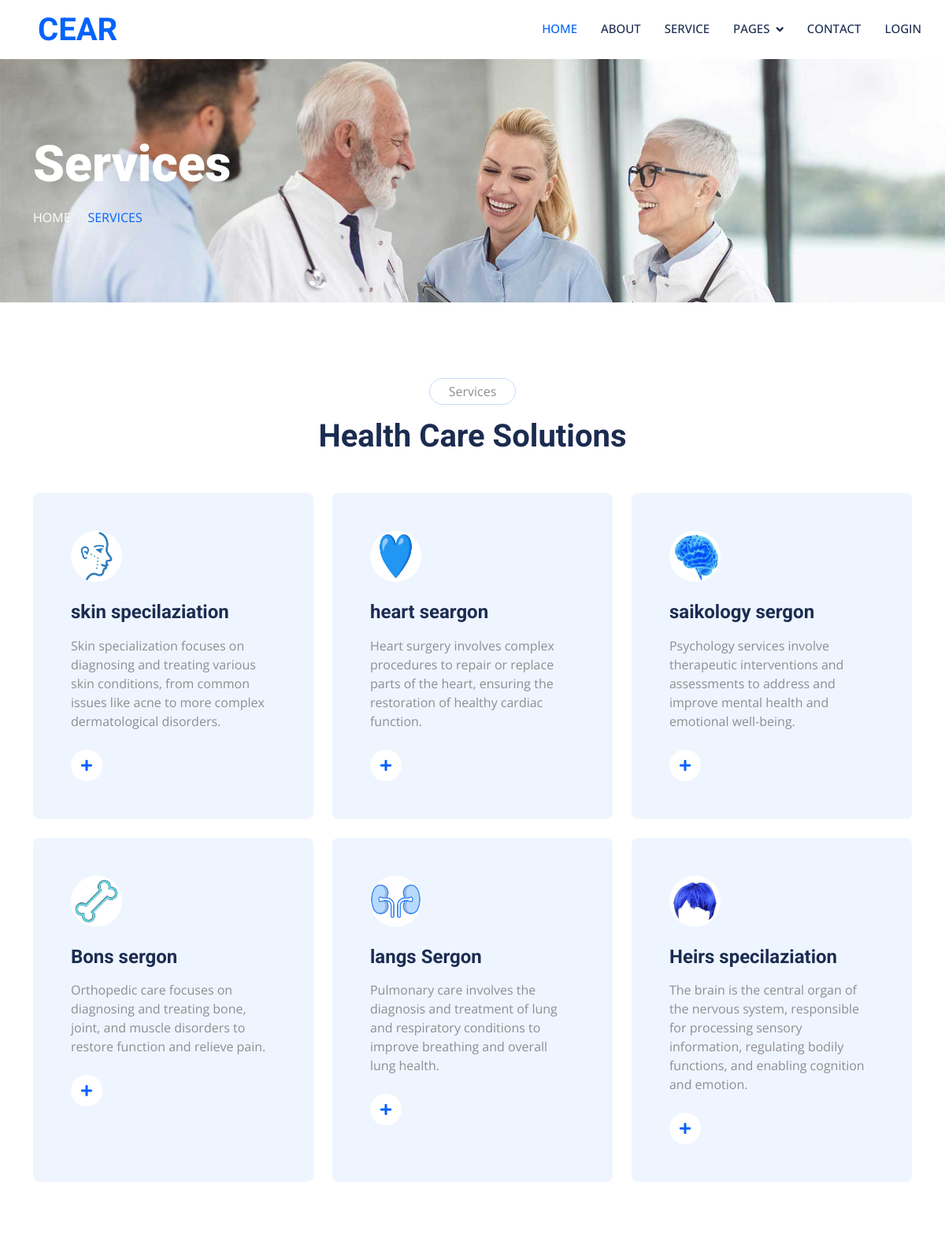
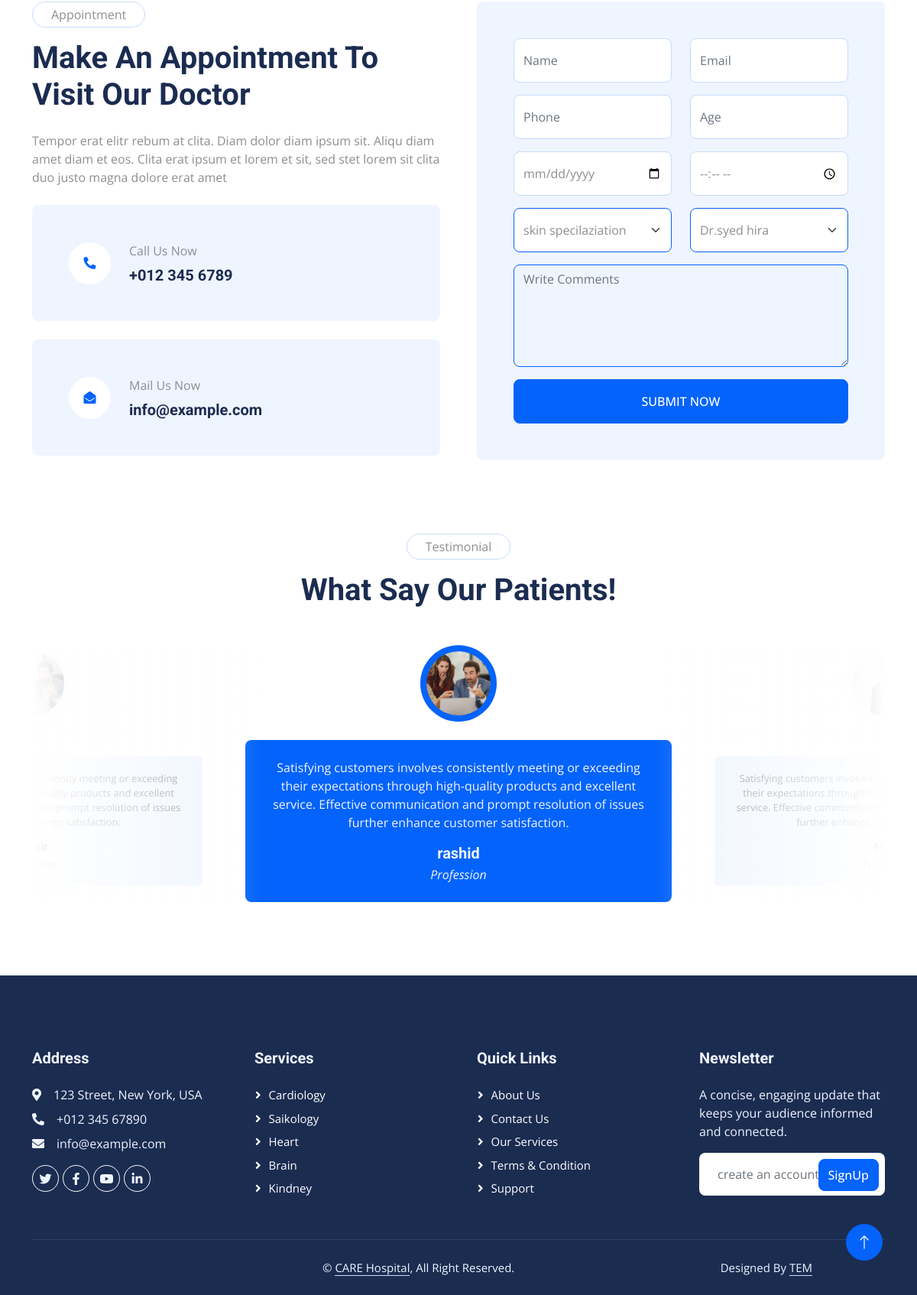
Page /Frontend/service.php on the committed database (2 pictures, top to bottom).
### tables this page shows
CREATE TABLE `categories` (
  `category_id` int(11) NOT NULL,
  `category_name` varchar(255) NOT NULL,
  `category_desc` varchar(255) NOT NULL,
  `c_image` varchar(255) NOT NULL
);

### Frontend/service.php (the view, shortened to what this page needs)
<?php
include 'link.php';
include 'header.php';
?>
    <div class="container-fluid page-header py-5 mb-5 wow fadeIn" data-wow-delay="0.1s">
        <div class="container py-5">
            <h1 class="display-3 text-white mb-3 animated slideInDown">Services</h1>
            <nav aria-label="breadcrumb animated slideInDown">
                <ol class="breadcrumb text-uppercase mb-0">
                    <li class="breadcrumb-item"><a class="text-white" href="index.php">Home</a></li>
                    <li class="breadcrumb-item text-primary active" aria-current="page">Services</li>
                </ol>
            </nav>
        </div>
    </div>
<div class="container-xxl py-5">
    <div class="container">
        <div class="text-center mx-auto mb-5 wow fadeInUp" data-wow-delay="0.1s" style="max-width: 600px;">
            <p class="d-inline-block border rounded-pill py-1 px-4">Services</p>
            <h1>Health Care Solutions</h1>
        </div>
        <div class="row g-4">
            <?php
            $selectquery = "SELECT * FROM categories";
            $query = mysqli_query($cons, $selectquery);
            while ($res = mysqli_fetch_assoc($query)) {
            ?>
                <div class="col-lg-4 col-md-6 wow fadeInUp" data-wow-delay="0.1s">
                    <div class="service-item bg-light rounded h-100 p-5">
                        <div class="d-inline-flex align-items-center justify-content-center bg-white rounded-circle mb-4" style="width: 65px; height: 65px;">
                            <img src="../backend/uploads-images/<?php echo $res['c_image']; ?>" alt="Category Image" style="width: 65px; height: 65px; border-radius: 50%;">
                        </div>
                        <h4 class="mb-3"><?php echo $res['category_name']; ?></h4>
                        <p class="mb-4"><?php echo $res['category_desc']; ?></p>
                        <a class="btn" href="#"><i class="fa fa-plus text-primary me-3"></i></a>
                    </div>
                </div>
            <?php
            }
            ?>
        </div>
    </div>
</div>
 <div class="container-xxl py-5">
        <div class="container">
            <div class="row g-5">
                <div class="col-lg-6 wow fadeInUp" data-wow-delay="0.1s">
                    <p class="d-inline-block border rounded-pill py-1 px-4">Appointment</p>
                    <h1 class="mb-4">Make An Appointment To Visit Our Doctor</h1>
                    <p class="mb-4">Tempor erat elitr rebum at clita. Diam dolor diam ipsum sit. Aliqu diam amet diam et eos. Clita erat ipsum et lorem et sit, sed stet lorem sit clita duo justo magna dolore erat amet</p>
                    <div class="bg-light rounded d-flex align-items-center p-5 mb-4">
                        <div class="d-flex flex-shrink-0 align-items-center justify-content-center rounded-circle bg-white" style="width: 55px; height: 55px;">
                            <i class="fa fa-phone-alt text-primary"></i>
                        </div>
                        <div class="ms-4">
                            <p class="mb-2">Call Us Now</p>
                            <h5 class="mb-0">+012 345 6789</h5>
                        </div>
                    </div>
                    <div class="bg-light rounded d-flex align-items-center p-5">
                        <div class="d-flex flex-shrink-0 align-items-center justify-content-center rounded-circle bg-white" style="width: 55px; height: 55px;">
                            <i class="fa fa-envelope-open text-primary"></i>
                        </div>
                        <div class="ms-4">
                            <p class="mb-2">Mail Us Now</p>
                            <h5 class="mb-0">info@example.com</h5>
                        </div>
                    </div>
                </div>
<?php
include '../backend/db.php';
?>
<div class="col-lg-6 wow fadeInUp" data-wow-delay="0.5s">
    <div class="bg-light rounded h-100 d-flex align-items-center p-5">
            <form action="" method="post">
                <div class="row gy-3 gx-4">
                    <div class="col-12 col-md-6">
                        <input type="text" name="name" class="form-control py-3" placeholder="Name" required>
                    </div>
                    <div class="col-12 col-md-6">
                        <input type="email" name="email" class="form-control py-3" placeholder="Email" required>
                    </div>
                    <div class="col-12 col-md-6">
                        <input type="tel" name="phone" class="form-control py-3" placeholder="Phone" required>
                    </div>
                    <div class="col-12 col-md-6">
                        <input type="text" name="age" class="form-control py-3" placeholder="Age" required>
                    </div>
                    <div class="col-12 col-md-6">
                        <input type="date" name="appoint_date" class="form-control py-3" required>
                    </div>
                    <div class="col-12 col-md-6">
                        <input type="time" name="appoint_time" class="form-control py-3" required>
                    </div>
                    <div class="col-12 col-md-6">
                        <select name="categoryn" class="form-select py-3 border-primary " aria-label="Default select example" required>
                            <?php
                            $selectQuery = "SELECT category_id, category_name FROM categories";
                            $query = mysqli_query($cons, $selectQuery);
                            if ($query && mysqli_num_rows($query) > 0) {
                                while ($category = mysqli_fetch_assoc($query)) {
                                    echo "<option value='" . $category['category_id'] . "'>" . $category['category_name'] . "</option>";
                                }
                            } else {
                                echo "<option value=''>No category available</option>";
                            }
                            ?>
                        </select>
                    </div>
                    <div class="col-12 col-md-6">
                        <select name="doctor_id" class="form-select py-3 border-primary " aria-label="Default select example" required>
                            <?php
                            $selectQuery = "SELECT doctor_id, first_name, last_name FROM doctors";
                            $query = mysqli_query($cons, $selectQuery);
                            if ($query && mysqli_num_rows($query) > 0) {
                                while ($doctor = mysqli_fetch_assoc($query)) {
                                    echo "<option value='" . $doctor['doctor_id'] . "'>" . $doctor['first_name'] . " " . $doctor['last_name'] . "</option>";
                                }
                            } else {
                                echo "<option value=''>No doctor available</option>";
                            }
                            ?>
                        </select>
                    </div>
                    <div class="col-12">
                        <textarea class="form-control border-primary bg-transparent" name="message" cols="30" rows="5" placeholder="Write Comments"></textarea>
                    </div>
                    <div class="col-12">
                        <button type="submit" name="submit" class="btn btn-primary text-white w-100 py-3 px-5">SUBMIT NOW</button>
                    </div>
                </div>
            </form>
    </div>
</div>
</div>
</div>
</div>
<div class="container-xxl py-5">
    <div class="container">
        <div class="text-center mx-auto mb-5 wow fadeInUp" data-wow-delay="0.1s" style="max-width: 600px;">
            <p class="d-inline-block border rounded-pill py-1 px-4">Testimonial</p>
            <h1>What Say Our Patients!</h1>
        </div>
        <div class="owl-carousel testimonial-carousel wow fadeInUp" data-wow-delay="0.1s">
            <?php
            $selectquery = "SELECT name, profile_picture FROM users WHERE role_id = 3";
            $query = mysqli_query($cons, $selectquery);
            while ($res = mysqli_fetch_assoc($query)) {
            ?>
                <div class="testimonial-item text-center">
                    <img class="img-fluid bg-light rounded-circle p-2 mx-auto mb-4" src="../backend/uploads-images/<?php echo htmlspecialchars($res['profile_picture']); ?>" alt="Profile Picture" style="width: 100px; height: 100px;">
                    <div class="testimonial-text rounded text-center p-4">
                        <p>Satisfying customers involves consistently meeting or exceeding their expectations through high-quality products and excellent service. Effective communication and prompt resolution of issues further enhance customer satisfaction.</p>
                        <h5 class="mb-1"><?php echo htmlspecialchars($res['name']); ?></h5>
                        <span class="fst-italic">Profession</span>
                    </div>
                </div>
            <?php
            }
            ?>
        </div>
    </div>
</div>
    <?php
    include 'footer.php';
    ?>

### Frontend/css/style.css (style rules this page uses)
:root { --primary: #0463FA; --light: #EFF5FF; --dark: #1B2C51; }
.btn { font-weight: 500; transition: .5s; }
.btn.btn-primary, .btn.btn-secondary { color: #FFFFFF; }
.page-header { background: url(../img/header-page.jpg) top center no-repeat; background-size: cover; text-shadow: 0 0 30px rgba(0, 0, 0, .1); }
.breadcrumb-item + .breadcrumb-item::before { color: var(--light); }
.service-item { transition: .5s; }
.service-item .btn { width: 40px; height: 40px; display: inline-flex; align-items: center; background: #FFFFFF; border-radius: 40px; white-space: nowrap; overflow: hidden; transition: .5s; }
.testimonial-carousel::before { position: absolute; content: ""; top: 0; left: 0; height: 100%; width: 0; background: linear-gradient(to right, rgba(255, 255, 255, 1) 0%, rgba(255, 255, 255, 0) 100%); z-index: 1; }
.testimonial-carousel::after { position: absolute; content: ""; top: 0; right: 0; height: 100%; width: 0; background: linear-gradient(to left, rgba(255, 255, 255, 1) 0%, rgba(255, 255, 255, 0) 100%); z-index: 1; }
@media (min-width: 768px) { .testimonial-carousel::before, .testimonial-carousel::after { width: 200px; } }
@media (min-width: 992px) { .testimonial-carousel::before, .testimonial-carousel::after { width: 300px; } }
.testimonial-carousel .owl-item .testimonial-text { background: var(--light); transform: scale(.8); transition: .5s; }
.testimonial-carousel .owl-item.center .testimonial-text { background: var(--primary); transform: scale(1); }
.testimonial-carousel .owl-item .testimonial-text *, .testimonial-carousel .owl-item .testimonial-item img { transition: .5s; }
.testimonial-carousel .owl-item.center .testimonial-text * { color: var(--light) !important; }
.testimonial-carousel .owl-item.center .testimonial-item img { background: var(--primary) !important; }

### rows in the picture
categories: c_image (picture), category_name "skin specilaziation", category_desc "Skin specialization focuses on diagnosing and treating various skin conditions, from common issues like acne to more complex dermatological disorders."
categories: c_image (picture), category_name "heart seargon", category_desc "Heart surgery involves complex procedures to repair or replace parts of the heart, ensuring the restoration of healthy cardiac function."
categories: c_image (picture), category_name "saikology sergon", category_desc "Psychology services involve therapeutic interventions and assessments to address and improve mental health and emotional well-being."
categories: c_image (picture), category_name "Bons sergon", category_desc "Orthopedic care focuses on diagnosing and treating bone, joint, and muscle disorders to restore function and relieve pain."
categories: c_image (picture), category_name "langs Sergon", category_desc "Pulmonary care involves the diagnosis and treatment of lung and respiratory conditions to improve breathing and overall lung health."
categories: c_image (picture), category_name "Heirs specilaziation", category_desc "The brain is the central organ of the nervous system, responsible for processing sensory information, regulating bodily functions, and enabling cognition and emotion."

### other values in the picture
$res['name'] "rashid"
form field categoryn "skin specilaziation"
form field doctor_id "Dr.syed hira"
